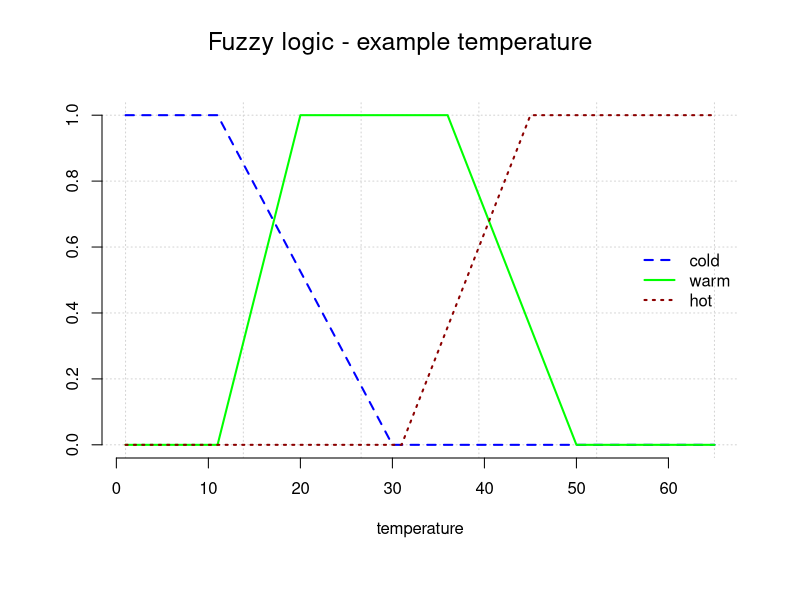

The R script that drew this image:
### (C) 2005-2023 by Leo Guertler 
### R-code supplement
### to the book
###
### "Subjektive Ansichten und objektive Betrachtungen"
###
### written by Gürtler & Huber (2023)
###
### All R-code is published under the GPL v3 license:
###
### https://www.gnu.org/licenses/gpl-3.0.en.html
###
### except for 'borrowed' code - see links and references.
### For this R-code the original license of the respective
### authors is valid.
###
### R-code published on
###
### https://osdn.net/projects/mixedmethod-rcode
### https://github.com/abcnorio/mixedmethod-rcode



# file:
# ptII_qual_Boole_fuzzy-logic.r

# location:
# chap. 12 [12.7]
# Fuzzy Logic

# example fuzzy logic temperature measurement
cold <- c(rep(1,10),seq(1,0,length=20),rep(0,35))
length(cold)
warm <- c(rep(0,10),seq(0,1,length=10),rep(1,15),seq(1,0,length=15),rep(0,15))
length(warm)
hot <- c(rep(0,30),seq(0,1,length=15),rep(1,20))
length(hot)

par(oma=c(2,1,1,1), "cex.axis"=1, bty="l")
plot(cold, type="l", bty="n", col="blue", pre.plot=grid(), lwd=2, xlab="temperature", ylab="", lty=2)
lines(warm, col="green", lwd=2)
lines(hot, col="darkred", lwd=2, lty=3)
lnames <- c("cold","warm","hot")
colos <- c("blue","green","darkred")
legend("right",legend=lnames, col=colos, lty=c(2,1,3), lwd=2, bty="n")
mtext(expression(paste("Fuzzy logic - example temperature")),outer=TRUE,line=-2,cex=1.5, side=3)


